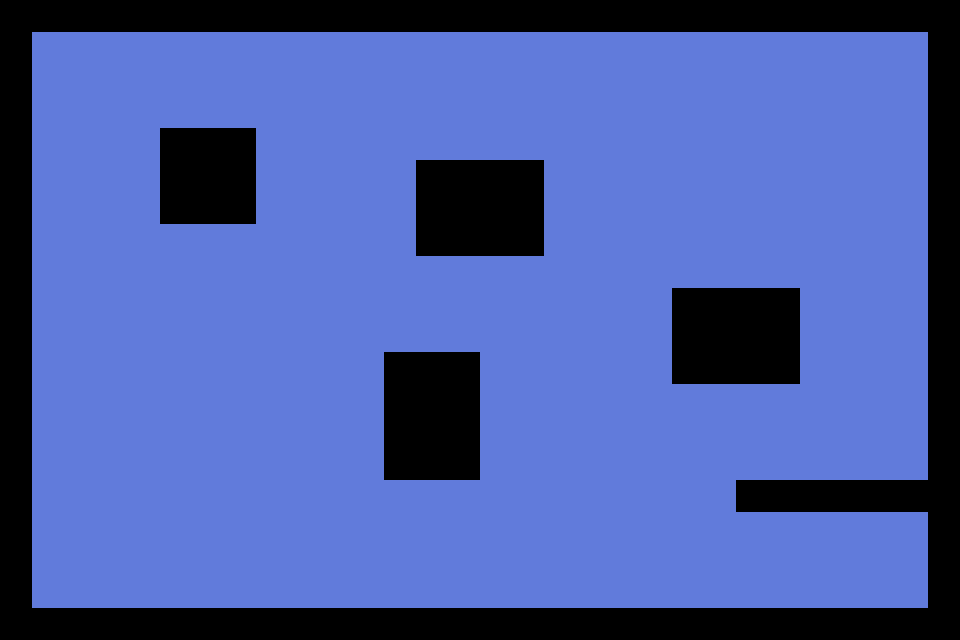

Tiled map render using the project's own tile images. Description and the map definition, with tile-layer contents summarised, below:
An orthogonal 30x20 tile map with 32x32 px tiles, 2 tile layers (Background, Collision), 2 tilesets and 3 objects (3x bouncer).

<map version="1.0" orientation="orthogonal" width="30" height="20" tilewidth="32" tileheight="32">
 <tileset firstgid="1" source="Tilesets/TestTileset.tsx" />
 <tileset firstgid="7" source="Tilesets/AnotherTileset.tsx" />
 <layer name="Background" width="30" height="20">
  <data>[600 cells, 600 non-empty, 2 distinct tile ids]</data>
 </layer>
 <layer name="Collision" width="30" height="20">
  <data>[600 cells, 147 non-empty, 1 distinct tile ids]</data>
 </layer>
 <objectgroup name="Object Layer" width="30" height="20">
  <object name="ball" type="bouncer" x="703" y="224" width="48" height="48">
   <properties>
    <property name="acceleration" value="0,0" />
    <property name="bounciness" value="1" />
    <property name="imagepath" value="Resources/Images/testsprite.gif" />
    <property name="speed" value="-0.2,-0.2" />
   </properties>
  </object>
  <object name="ball" type="bouncer" x="548" y="353" width="48" height="48">
   <properties>
    <property name="acceleration" value="0,0" />
    <property name="bounciness" value="1" />
    <property name="imagepath" value="Resources/Images/testsprite.gif" />
    <property name="speed" value="2,1" />
   </properties>
  </object>
  <object name="ball" type="bouncer" x="577" y="94" width="48" height="48">
   <properties>
    <property name="acceleration" value="0,0" />
    <property name="bounciness" value="1" />
    <property name="imagepath" value="Resources/Images/testsprite.gif" />
    <property name="speed" value="0.2,0.2" />
   </properties>
  </object>
 </objectgroup>
</map>